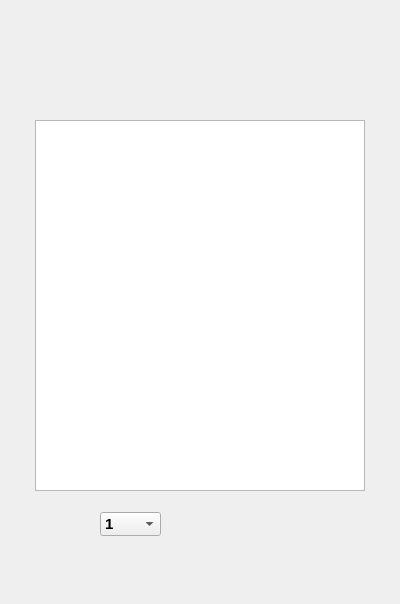
<?xml version="1.0" encoding="UTF-8"?>
<ui version="4.0">
 <class>Favorite</class>
 <widget class="QDialog" name="Favorite">
  <property name="geometry">
   <rect>
    <x>0</x>
    <y>0</y>
    <width>400</width>
    <height>604</height>
   </rect>
  </property>
  <property name="windowTitle">
   <string>SmartShopXpress</string>
  </property>
  <property name="windowIcon">
   <iconset resource="images.qrc">
    <normaloff>:/img/img0/logo3.png</normaloff>:/img/img0/logo3.png</iconset>
  </property>
  <property name="styleSheet">
   <string notr="true">border-image: url(:/img/img0/gbackground.png);</string>
  </property>
  <widget class="QPushButton" name="mainMenuButton">
   <property name="geometry">
    <rect>
     <x>175</x>
     <y>539</y>
     <width>61</width>
     <height>61</height>
    </rect>
   </property>
   <property name="cursor">
    <cursorShape>PointingHandCursor</cursorShape>
   </property>
   <property name="styleSheet">
    <string notr="true">border-image: url(:/img/img0/menuicon.png);
border-radius:25px;</string>
   </property>
   <property name="text">
    <string/>
   </property>
  </widget>
  <widget class="QLabel" name="favLabel">
   <property name="geometry">
    <rect>
     <x>0</x>
     <y>0</y>
     <width>400</width>
     <height>101</height>
    </rect>
   </property>
   <property name="styleSheet">
    <string notr="true">border-image: url(:/img/img0/favtitle.png);</string>
   </property>
   <property name="text">
    <string/>
   </property>
  </widget>
  <widget class="QListWidget" name="favListWidget">
   <property name="geometry">
    <rect>
     <x>35</x>
     <y>120</y>
     <width>330</width>
     <height>371</height>
    </rect>
   </property>
   <property name="cursor" stdset="0">
    <cursorShape>PointingHandCursor</cursorShape>
   </property>
   <property name="styleSheet">
    <string notr="true">border-image: url(:/img/img0/lineEditBackground.png);</string>
   </property>
  </widget>
  <widget class="QPushButton" name="deleteFavButton">
   <property name="geometry">
    <rect>
     <x>300</x>
     <y>495</y>
     <width>61</width>
     <height>61</height>
    </rect>
   </property>
   <property name="cursor">
    <cursorShape>PointingHandCursor</cursorShape>
   </property>
   <property name="styleSheet">
    <string notr="true">border-image: url(:/img/img0/deletefav.png);
border-radius:25px</string>
   </property>
   <property name="text">
    <string/>
   </property>
  </widget>
  <widget class="QPushButton" name="addCartButton">
   <property name="geometry">
    <rect>
     <x>35</x>
     <y>495</y>
     <width>61</width>
     <height>61</height>
    </rect>
   </property>
   <property name="cursor">
    <cursorShape>PointingHandCursor</cursorShape>
   </property>
   <property name="styleSheet">
    <string notr="true">border-radius:25px;
border-image: url(:/img/img0/addToCart.png);</string>
   </property>
   <property name="text">
    <string/>
   </property>
  </widget>
  <widget class="QComboBox" name="comboBox">
   <property name="geometry">
    <rect>
     <x>100</x>
     <y>512</y>
     <width>61</width>
     <height>24</height>
    </rect>
   </property>
   <property name="palette">
    <palette>
     <active>
      <colorrole role="WindowText">
       <brush brushstyle="SolidPattern">
        <color alpha="255">
         <red>0</red>
         <green>0</green>
         <blue>0</blue>
        </color>
       </brush>
      </colorrole>
     </active>
     <inactive>
      <colorrole role="WindowText">
       <brush brushstyle="SolidPattern">
        <color alpha="255">
         <red>0</red>
         <green>0</green>
         <blue>0</blue>
        </color>
       </brush>
      </colorrole>
     </inactive>
     <disabled/>
    </palette>
   </property>
   <property name="font">
    <font>
     <pointsize>11</pointsize>
     <bold>true</bold>
     <underline>false</underline>
    </font>
   </property>
   <property name="statusTip">
    <string/>
   </property>
   <property name="styleSheet">
    <string notr="true">border-image: url(:/img/img0/lineEditBackground.png);</string>
   </property>
   <item>
    <property name="text">
     <string>1</string>
    </property>
   </item>
   <item>
    <property name="text">
     <string>2</string>
    </property>
   </item>
   <item>
    <property name="text">
     <string>3</string>
    </property>
   </item>
   <item>
    <property name="text">
     <string>4</string>
    </property>
   </item>
   <item>
    <property name="text">
     <string>5</string>
    </property>
   </item>
   <item>
    <property name="text">
     <string>6</string>
    </property>
   </item>
   <item>
    <property name="text">
     <string>7</string>
    </property>
   </item>
   <item>
    <property name="text">
     <string>8</string>
    </property>
   </item>
   <item>
    <property name="text">
     <string>9</string>
    </property>
   </item>
   <item>
    <property name="text">
     <string>10</string>
    </property>
   </item>
   <item>
    <property name="text">
     <string>11</string>
    </property>
   </item>
   <item>
    <property name="text">
     <string>12</string>
    </property>
   </item>
  </widget>
 </widget>
 <resources>
  <include location="images.qrc"/>
 </resources>
 <connections/>
</ui>
